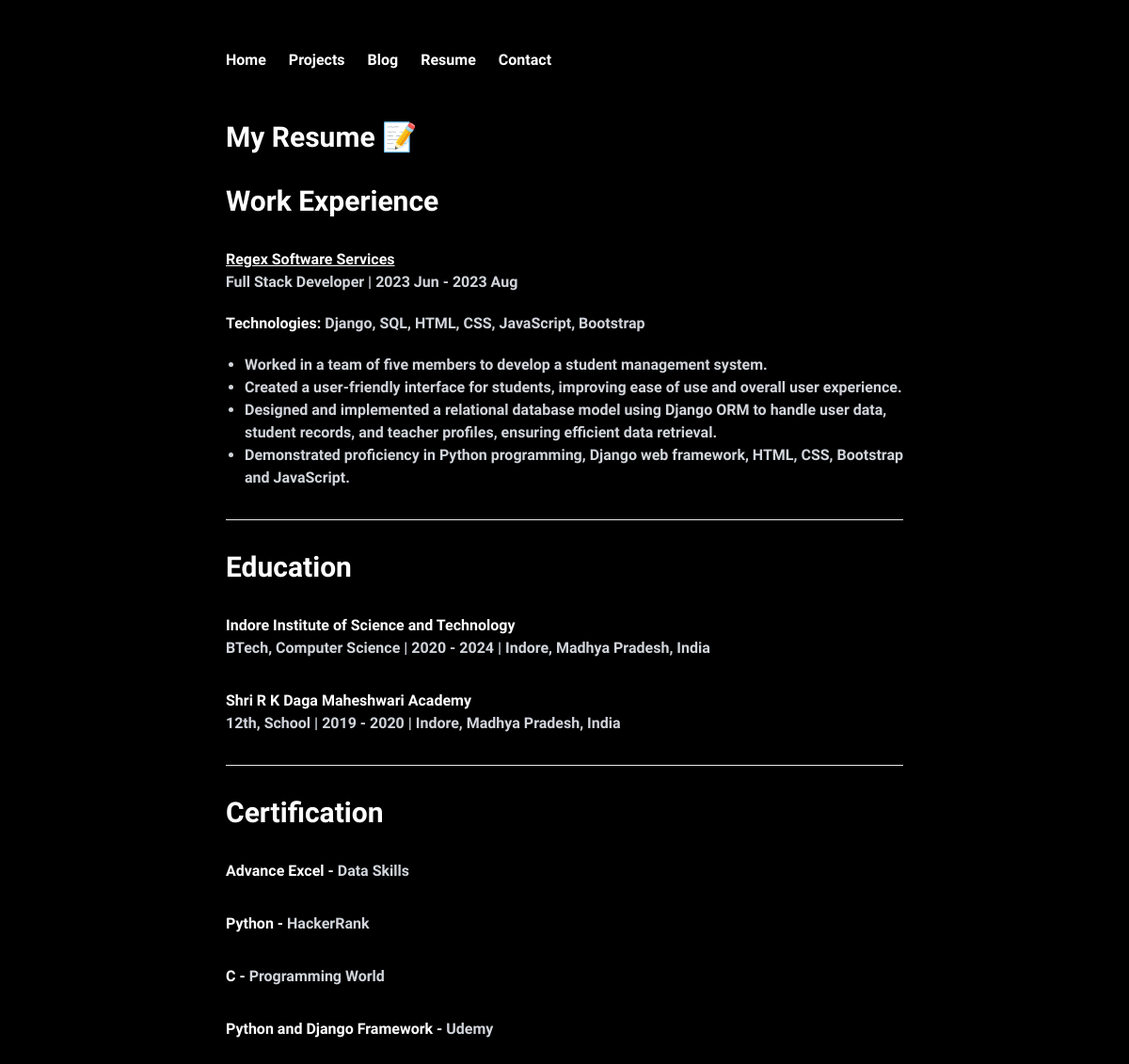
Screenshot of /resume/ with the database file from the repository.
### app/models.py (models this page shows, shortened)
class BaseExperience(models.Model):
    startDate = models.DateField(null=True, blank=True)
    endDate = models.DateField(null=True, blank=True)
    description = HTMLField(null=True, blank=True)
    class Meta:
        abstract = True

class WorkExperience(BaseExperience):
    companyName = models.CharField(max_length=100)
    role = models.CharField(max_length=100)
    technologies = models.CharField(max_length=200)
    is_current = models.BooleanField(default=False)

class Education(BaseExperience):
    institutionName = models.CharField(max_length=200)
    degree = models.CharField(max_length=100)
    location = models.CharField(max_length=100)

class Certification(BaseExperience):
    certificateName = models.CharField(max_length=200)
    institute = models.CharField(max_length=100)
    link = models.URLField(null=True, blank=True)

### app/views.py (the view)
# urls.py: path('resume/', views.resume, name='resume'),
def resume(request):
    works = WorkExperience.objects.all()
    edus = Education.objects.all()
    certificates = Certification.objects.all()
    context = {'works':works, 'edus':edus, 'certificates':certificates}
    return render(request, 'app/Resume.html', context)

### templates/app/Resume.html (shortened to what this page needs)
{% extends 'base.html' %}
{% load static %}
{% block content %}
<h1 class="text-3xl">My Resume 📝</h1>
<h2 class="text-3xl mt-8">Work Experience</h2>
<div class="mt-3">
    {% for work in works %}
    <div class="mb-8 mt-8">
        <p class="text-l underline">{{work.companyName}}</p>
        <p class="text-gray-300">{{work.role}} |
            {{work.startDate | date:"Y M"}} -
            {% if work.is_current %}
            Present
            {% else %}
            {{work.endDate | date:"Y M"}}
            {% endif %}
        </p>
        <p class="mt-5">Technologies: <span class="text-gray-300">{{work.technologies}}</span></p>
        <div class="tiny-content mt-5">
            {{ work.description|safe }}
        </div>
    </div>
    {% endfor %}
</div>
<hr class="border-t-1 border-white-300 my-4">
<h2 class="text-3xl mt-8">Education</h2>
<div class="mt-3">
    {% for edu in edus %}
    <div class="mb-8 mt-8">
        <p class="text-l">{{edu.institutionName}}</p>
        <p class="text-gray-300">{{edu.degree}} | {{edu.startDate | date:"Y"}} - {{edu.endDate | date:"Y"}} | {{edu.location}}</p>
    </div>
    {% endfor %}
</div>
<hr class="border-t-1 border-white-300 my-4">
<h2 class="text-3xl mt-8">Certification</h2>
<div class="mt-3">
    {% for certificate in certificates %}
    <div class="mb-8 mt-8">
        <a href="" class="text-l">{{certificate.certificateName}} - <span class="text-gray-300">{{certificate.institute}}</span></a>
    </div>
    {% endfor %}
</div>
{% endblock %}

### templates/base.html (shortened to what this page needs)
{% load static %}
<!DOCTYPE html>
<html lang="en" data-theme="black">
<head>
    <link href="https://cdn.jsdelivr.net/npm/daisyui@4.12.10/dist/full.min.css" rel="stylesheet" type="text/css" />
    <link rel="stylesheet" href="{% static 'css/index.css' %}">
</head>
<body>
    <div class="container mx-auto px-4 max-w-3xl mt-8">
        {% include 'navbar.html' %}
        <div class="mt-8 px-2 text-left">
            {% block content %}
            {% endblock %}
        </div>
    </div>
    <link href="https://cdnjs.cloudflare.com/ajax/libs/prism/1.29.0/themes/prism.min.css" rel="stylesheet" />
    <script src="https://cdn.tailwindcss.com"></script>
</body>
</html>

### templates/navbar.html
<nav class="navbar bg-transparent w-full py-4">
    <div class="flex justify-between">
        <ul class="flex space-x-6">
            <li><a href="{% url 'home' %}" class="text-white hover:text-gray-300">Home</a></li>
            <li><a href="{% url 'projects' %}" class="text-white hover:text-gray-300">Projects</a></li>
            <li><a href="{% url 'blog' %}" class="text-white hover:text-gray-300">Blog</a></li>
            <li><a href="{% url 'resume' %}" class="text-white hover:text-gray-300">Resume</a></li>
            <li><a href="{% url 'contact' %}" class="text-white hover:text-gray-300">Contact</a></li>
        </ul>
    </div>
</nav>

### static/css/index.css (style rules this page uses)
body { font-family: "Inconsolata" !important; font-optical-sizing: auto; color: white !important; font-weight: 550 !important; }
.container { margin-bottom: 100px; }
.tiny-content ul { list-style-type: disc; margin-left: 20px; color: #D1D5DB !important; }

### rows the page displays
WorkExperience: companyName "Regex Software Services", role "Full Stack Developer", startDate "2023 Jun", endDate "2023 Aug", technologies "Django, SQL, HTML, CSS, JavaScript, Bootstrap", description "Worked in a team of five members to develop a student management system. Created a user-friendly interface for students, improving ease of use and overall user experience. Designed and implemented a relational database model using Django ORM to handle user data, student records, and teacher profiles, ensuring efficient data retrieval. Demonstrated proficiency in Python programming, Django web framework, HTML, CSS, Bootstrap and JavaScript."
Education: institutionName "Indore Institute of Science and Technology", degree "BTech, Computer Science", startDate "2020", endDate "2024", location "Indore, Madhya Pradesh, India"
Education: institutionName "Shri R K Daga Maheshwari Academy", degree "12th, School", startDate "2019", endDate "2020", location "Indore, Madhya Pradesh, India"
Certification: certificateName "Advance Excel", institute "Data Skills"
Certification: certificateName "Python", institute "HackerRank"
Certification: certificateName "C", institute "Programming World"
Certification: certificateName "Python and Django Framework", institute "Udemy"
